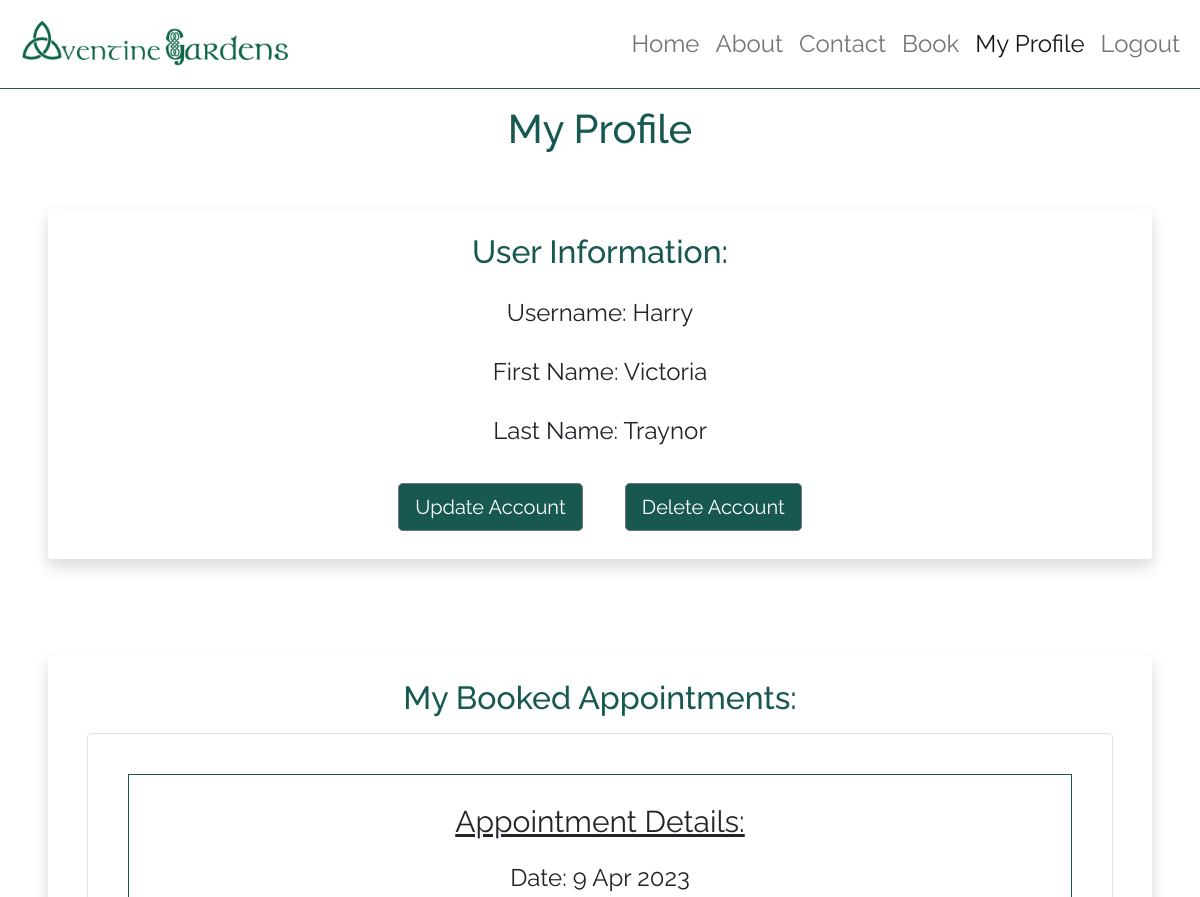
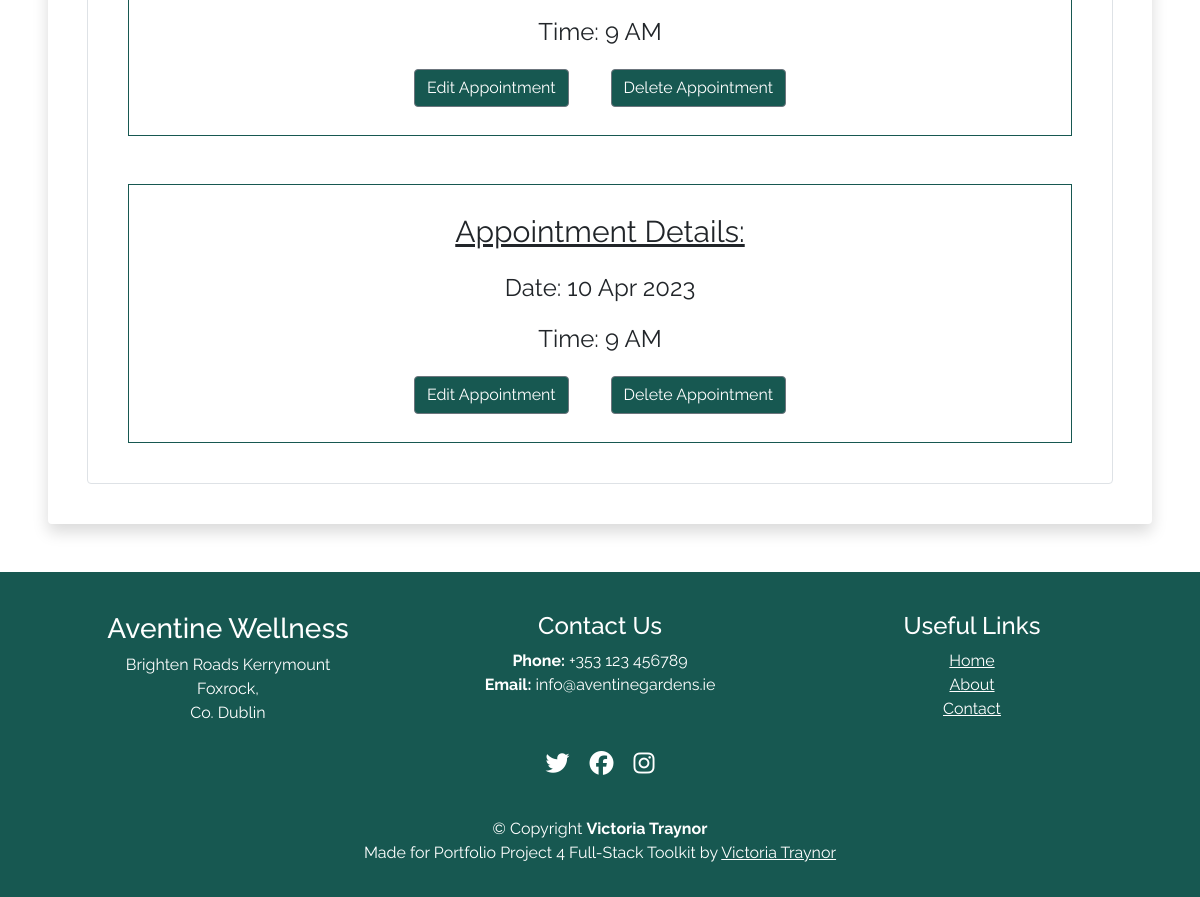
The page /user/user-profile (signed in) on the database its author committed (2 pictures, top to bottom).
### profiles/models.py (models this page shows, shortened)
class Profile(models.Model):
    user = models.OneToOneField(User, on_delete=models.CASCADE)
    first_name = models.CharField(max_length=30)
    last_name = models.CharField(max_length=30)

### booking/models.py (models this page shows, shortened)
class Appointment(models.Model):
    AVAILABLE_TIMES = (
        ("9 AM", "09:00 - 10:00"),
        ("11 AM", "11:00 - 12:00"),
        ("1 PM", "13:00 - 14:00"),
        ("3 PM", "15:00 - 16:00"),
    )
    user = models.ForeignKey(User, on_delete=models.CASCADE, null=True, blank=True)
    date_posted = models.DateField(default=timezone.now)
    date = models.DateField(default=datetime.now)
    timeblock = models.CharField(max_length=10, choices=AVAILABLE_TIMES, default="9 AM")

### profiles/views.py (the view)
# urls.py: path("user/user-profile", views.user_profile, name="user-profile"),
def user_profile(request):
    user = request.user
    if request.user.is_authenticated:
        appointments = Appointment.objects.filter(user=user).order_by(
            "date", "timeblock"
        )
        return render(
            request,
            "user/user_profile.html",
            {
                "user": user,
                "appointments": appointments,
            },
        )
    else:
        return HttpResponseRedirect("../../accounts/login/")

### templates/user/user_profile.html (shortened to what this page needs)
{% extends "base.html" %}
{% load static %}
{% block content %}
{% if user.is_authenticated %}
<h1 class="booked-appointments mt-3">My Profile</h1>
<div class="shadow p-4 rounded m-5">
    <h2 class="user-info">User Information:</h2>
    <ul class="list-group fs-4 mt-3">
        <li class="list-group mt-2">Username: {{ user.username }}</li>
        <li class="list-group mt-2">First Name: {{ user.profile.first_name }}</li>
        <li class="list-group mt-2">Last Name: {{ user.profile.last_name }}</li>
    </ul>
    <div class="profile-btn-group d-flex justify-content-center">
        <a class='profile-btns mobile-profile-btns btn btn-secondary btn-lg mt-1 mb-1'
            href="{% url 'user-update' user.pk %}">Update
            Account</a>
        <a class='profile-btns mobile-profile-btns btn btn-secondary btn-lg mt-1 mb-1'
            href="{% url 'user-delete' user.pk %}">Delete
            Account</a>
    </div>
</div>
{% if appointments.count > 0 %}
<div>
    <div class="shadow p-4 rounded m-5">
        <h2 class="booked-appointments">My Booked Appointments:</h2>
        <div class="list-group fs-4 border p-3 mb-3">
            {% for appointment in appointments %}
            <div class="appointment-list">
                <p class="appointment-details">Appointment Details:</p>
                <p class="list-group mt-2">Date: {{ appointment.date }}</p>
                <p class="list-group mt-2">Time: {{ appointment.timeblock }}</p>
                <div>
                    <a class='profile-btns btn btn-secondary btn-small mt-1 mb-1'
                        href="{% url 'appointment-edit' appointment.id %}">Edit Appointment</a>
                    <a class='profile-btns btn btn-secondary btn-small mt-1 mb-1'
                        href="{% url 'appointment-delete' appointment.id %}">Delete Appointment</a>
                </div>
            </div>
            {% endfor %}
        </div>
{% endif %}
{% endif %}
{%endblock%}

### static/css/style-min.css (style rules this page uses)
#navbarText,.about h2,.logout,.navbar-custom a,a { color:var(--color-default) }
:root { --color-default:#175851;--darker:#093631;--white:#fff;scroll-behavior:smooth }
body,html { font-family:Raleway,sans-serif;height:100% }
body { display:flex;flex-direction:column }
.list-group { text-align:center;margin:15px }
.profile-btn-signin,.profile-btns { background-color:#175851;margin:2% }
.booked-appointments,.user-info { color:#175851;text-align:center }
.appointment-list { border:1px solid #175851;margin:1em;padding:1em }
.appointment-details { font-size:1.25em;text-decoration:underline }
.profile-btns { color:#fff;min-width:5em }

### rows shown on the page
Appointment: date "9 Apr 2023", timeblock "9 AM"
Appointment: date "10 Apr 2023", timeblock "9 AM"

### other values the page prints
{{ user.username }} "Harry"
{{ user.profile.first_name }} "Victoria"
{{ user.profile.last_name }} "Traynor"
